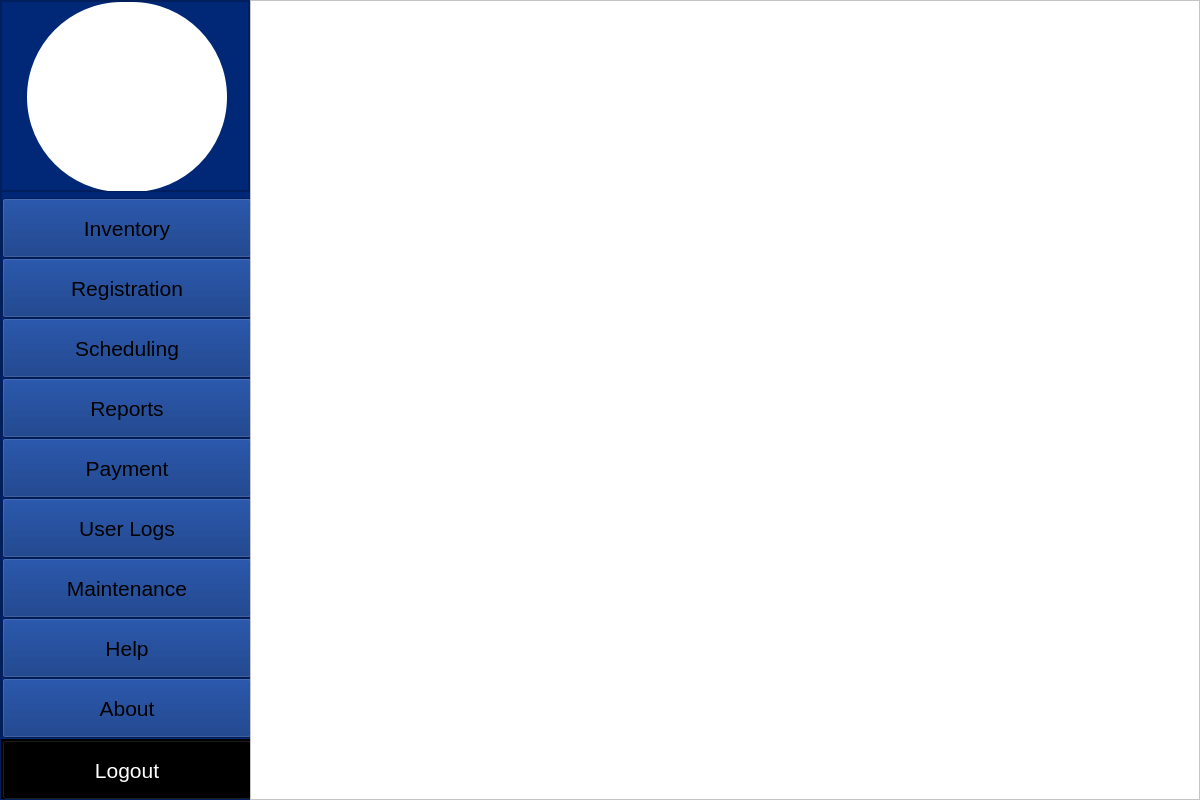
<?xml version="1.0" encoding="UTF-8"?>
<ui version="4.0">
 <class>MainWindow</class>
 <widget class="QMainWindow" name="MainWindow">
  <property name="geometry">
   <rect>
    <x>0</x>
    <y>0</y>
    <width>1200</width>
    <height>800</height>
   </rect>
  </property>
  <property name="maximumSize">
   <size>
    <width>1200</width>
    <height>800</height>
   </size>
  </property>
  <property name="windowTitle">
   <string>MainWindow</string>
  </property>
  <widget class="QWidget" name="centralwidget">
   <property name="maximumSize">
    <size>
     <width>16777215</width>
     <height>16777215</height>
    </size>
   </property>
   <layout class="QHBoxLayout" name="centralwidget_Layout" stretch="0,0">
    <property name="spacing">
     <number>0</number>
    </property>
    <property name="leftMargin">
     <number>0</number>
    </property>
    <property name="topMargin">
     <number>0</number>
    </property>
    <property name="rightMargin">
     <number>0</number>
    </property>
    <property name="bottomMargin">
     <number>0</number>
    </property>
    <item>
     <widget class="QFrame" name="Side_Frame">
      <property name="minimumSize">
       <size>
        <width>250</width>
        <height>800</height>
       </size>
      </property>
      <property name="styleSheet">
       <string notr="true">background-color: #002877
</string>
      </property>
      <property name="frameShape">
       <enum>QFrame::StyledPanel</enum>
      </property>
      <property name="frameShadow">
       <enum>QFrame::Raised</enum>
      </property>
      <property name="lineWidth">
       <number>1</number>
      </property>
      <layout class="QVBoxLayout" name="Side_Frame_Layout">
       <property name="spacing">
        <number>0</number>
       </property>
       <property name="leftMargin">
        <number>0</number>
       </property>
       <property name="topMargin">
        <number>0</number>
       </property>
       <property name="rightMargin">
        <number>0</number>
       </property>
       <property name="bottomMargin">
        <number>0</number>
       </property>
       <item>
        <widget class="QFrame" name="Logo_Frame">
         <property name="minimumSize">
          <size>
           <width>150</width>
           <height>190</height>
          </size>
         </property>
         <property name="maximumSize">
          <size>
           <width>250</width>
           <height>190</height>
          </size>
         </property>
         <property name="styleSheet">
          <string notr="true"/>
         </property>
         <property name="frameShape">
          <enum>QFrame::StyledPanel</enum>
         </property>
         <property name="frameShadow">
          <enum>QFrame::Raised</enum>
         </property>
         <layout class="QVBoxLayout" name="Logo_Frame_Layout">
          <property name="spacing">
           <number>0</number>
          </property>
          <property name="leftMargin">
           <number>25</number>
          </property>
          <property name="topMargin">
           <number>0</number>
          </property>
          <property name="rightMargin">
           <number>0</number>
          </property>
          <property name="bottomMargin">
           <number>0</number>
          </property>
          <item>
           <widget class="QLabel" name="Logo">
            <property name="minimumSize">
             <size>
              <width>150</width>
              <height>190</height>
             </size>
            </property>
            <property name="maximumSize">
             <size>
              <width>200</width>
              <height>190</height>
             </size>
            </property>
            <property name="styleSheet">
             <string notr="true">border-radius: 95px; background-color: #FFFFFF</string>
            </property>
            <property name="text">
             <string/>
            </property>
            <property name="pixmap">
             <pixmap>../../Downloads/slimmerslogo-removebg-preview.png</pixmap>
            </property>
            <property name="scaledContents">
             <bool>true</bool>
            </property>
           </widget>
          </item>
         </layout>
        </widget>
       </item>
       <item>
        <widget class="QFrame" name="Taskbar_Frame">
         <property name="minimumSize">
          <size>
           <width>250</width>
           <height>550</height>
          </size>
         </property>
         <property name="styleSheet">
          <string notr="true"/>
         </property>
         <property name="frameShape">
          <enum>QFrame::StyledPanel</enum>
         </property>
         <property name="frameShadow">
          <enum>QFrame::Raised</enum>
         </property>
         <layout class="QVBoxLayout" name="Taskbar_Frame_Layout">
          <property name="spacing">
           <number>0</number>
          </property>
          <property name="leftMargin">
           <number>0</number>
          </property>
          <property name="topMargin">
           <number>6</number>
          </property>
          <property name="rightMargin">
           <number>0</number>
          </property>
          <property name="bottomMargin">
           <number>0</number>
          </property>
          <item>
           <widget class="QPushButton" name="Inventory_Burton">
            <property name="minimumSize">
             <size>
              <width>250</width>
              <height>60</height>
             </size>
            </property>
            <property name="font">
             <font>
              <pointsize>16</pointsize>
             </font>
            </property>
            <property name="text">
             <string>Inventory</string>
            </property>
           </widget>
          </item>
          <item>
           <widget class="QPushButton" name="Registration_Button">
            <property name="minimumSize">
             <size>
              <width>250</width>
              <height>60</height>
             </size>
            </property>
            <property name="font">
             <font>
              <pointsize>16</pointsize>
             </font>
            </property>
            <property name="text">
             <string>Registration</string>
            </property>
           </widget>
          </item>
          <item>
           <widget class="QPushButton" name="Scheduling_Button">
            <property name="minimumSize">
             <size>
              <width>250</width>
              <height>60</height>
             </size>
            </property>
            <property name="font">
             <font>
              <pointsize>16</pointsize>
             </font>
            </property>
            <property name="text">
             <string>Scheduling</string>
            </property>
           </widget>
          </item>
          <item>
           <widget class="QPushButton" name="Reports_Button">
            <property name="minimumSize">
             <size>
              <width>250</width>
              <height>60</height>
             </size>
            </property>
            <property name="font">
             <font>
              <pointsize>16</pointsize>
             </font>
            </property>
            <property name="text">
             <string>Reports</string>
            </property>
           </widget>
          </item>
          <item>
           <widget class="QPushButton" name="Payment_Button">
            <property name="minimumSize">
             <size>
              <width>250</width>
              <height>60</height>
             </size>
            </property>
            <property name="font">
             <font>
              <pointsize>16</pointsize>
             </font>
            </property>
            <property name="text">
             <string>Payment</string>
            </property>
           </widget>
          </item>
          <item>
           <widget class="QPushButton" name="User_Logs_Button">
            <property name="minimumSize">
             <size>
              <width>250</width>
              <height>60</height>
             </size>
            </property>
            <property name="font">
             <font>
              <pointsize>16</pointsize>
             </font>
            </property>
            <property name="text">
             <string>User Logs</string>
            </property>
           </widget>
          </item>
          <item>
           <widget class="QPushButton" name="Maintenance_Button">
            <property name="minimumSize">
             <size>
              <width>250</width>
              <height>60</height>
             </size>
            </property>
            <property name="font">
             <font>
              <pointsize>16</pointsize>
             </font>
            </property>
            <property name="styleSheet">
             <string notr="true"/>
            </property>
            <property name="text">
             <string>Maintenance</string>
            </property>
           </widget>
          </item>
          <item>
           <widget class="QPushButton" name="Help_Button">
            <property name="minimumSize">
             <size>
              <width>250</width>
              <height>60</height>
             </size>
            </property>
            <property name="font">
             <font>
              <pointsize>16</pointsize>
             </font>
            </property>
            <property name="text">
             <string>Help</string>
            </property>
           </widget>
          </item>
          <item>
           <widget class="QPushButton" name="About_Button">
            <property name="minimumSize">
             <size>
              <width>250</width>
              <height>60</height>
             </size>
            </property>
            <property name="font">
             <font>
              <pointsize>16</pointsize>
             </font>
            </property>
            <property name="text">
             <string>About</string>
            </property>
           </widget>
          </item>
         </layout>
        </widget>
       </item>
       <item>
        <widget class="QFrame" name="Logout_Frame">
         <property name="minimumSize">
          <size>
           <width>250</width>
           <height>60</height>
          </size>
         </property>
         <property name="styleSheet">
          <string notr="true">background-color: #000000</string>
         </property>
         <property name="frameShape">
          <enum>QFrame::StyledPanel</enum>
         </property>
         <property name="frameShadow">
          <enum>QFrame::Raised</enum>
         </property>
         <layout class="QVBoxLayout" name="Logout_Frame_Layout">
          <property name="spacing">
           <number>0</number>
          </property>
          <property name="leftMargin">
           <number>0</number>
          </property>
          <property name="topMargin">
           <number>0</number>
          </property>
          <property name="rightMargin">
           <number>0</number>
          </property>
          <property name="bottomMargin">
           <number>0</number>
          </property>
          <item>
           <widget class="QPushButton" name="Logout_Button">
            <property name="minimumSize">
             <size>
              <width>250</width>
              <height>60</height>
             </size>
            </property>
            <property name="font">
             <font>
              <pointsize>16</pointsize>
             </font>
            </property>
            <property name="styleSheet">
             <string notr="true">color: #FFFFFF</string>
            </property>
            <property name="text">
             <string>Logout</string>
            </property>
           </widget>
          </item>
         </layout>
        </widget>
       </item>
      </layout>
     </widget>
    </item>
    <item>
     <widget class="QFrame" name="Main_Frame">
      <property name="minimumSize">
       <size>
        <width>950</width>
        <height>800</height>
       </size>
      </property>
      <property name="styleSheet">
       <string notr="true">background-color: #FFFFFF
</string>
      </property>
      <property name="frameShape">
       <enum>QFrame::StyledPanel</enum>
      </property>
      <property name="frameShadow">
       <enum>QFrame::Raised</enum>
      </property>
      <layout class="QVBoxLayout" name="Main_Frame_Layout">
       <property name="spacing">
        <number>0</number>
       </property>
       <property name="leftMargin">
        <number>0</number>
       </property>
       <property name="topMargin">
        <number>0</number>
       </property>
       <property name="rightMargin">
        <number>0</number>
       </property>
       <property name="bottomMargin">
        <number>0</number>
       </property>
       <item>
        <widget class="QStackedWidget" name="stackedWidget">
         <widget class="QWidget" name="Inventory">
          <property name="mouseTracking">
           <bool>false</bool>
          </property>
         </widget>
         <widget class="QWidget" name="Registration"/>
         <widget class="QWidget" name="Scheduling"/>
         <widget class="QWidget" name="Reports"/>
         <widget class="QWidget" name="Payment"/>
         <widget class="QWidget" name="User_Logs"/>
         <widget class="QWidget" name="Maintenance"/>
         <widget class="QWidget" name="Help"/>
         <widget class="QWidget" name="About"/>
        </widget>
       </item>
      </layout>
     </widget>
    </item>
   </layout>
  </widget>
 </widget>
 <resources/>
 <connections/>
</ui>
